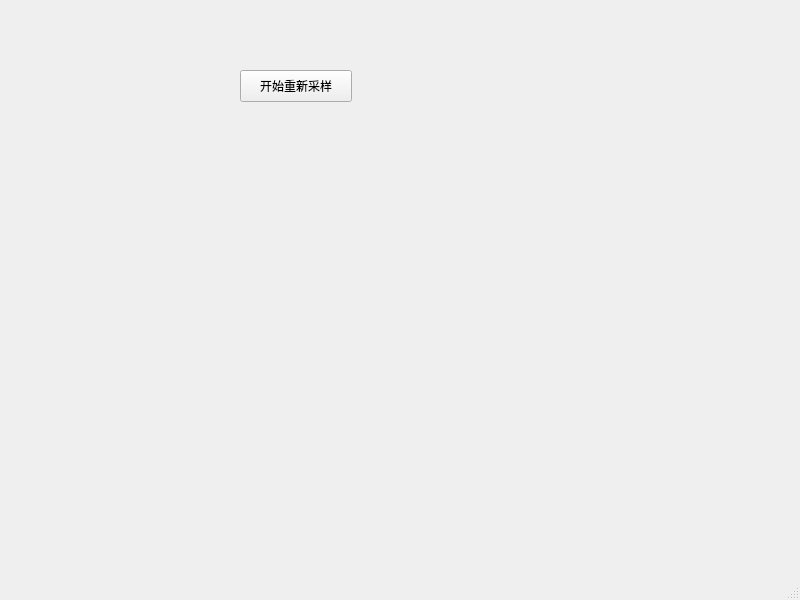
<?xml version="1.0" encoding="UTF-8"?>
<ui version="4.0">
 <class>MainWindow</class>
 <widget class="QMainWindow" name="MainWindow">
  <property name="geometry">
   <rect>
    <x>0</x>
    <y>0</y>
    <width>800</width>
    <height>600</height>
   </rect>
  </property>
  <property name="windowTitle">
   <string>MainWindow</string>
  </property>
  <widget class="QWidget" name="centralwidget">
   <widget class="QPushButton" name="audioButton">
    <property name="geometry">
     <rect>
      <x>240</x>
      <y>70</y>
      <width>112</width>
      <height>32</height>
     </rect>
    </property>
    <property name="text">
     <string>开始重新采样</string>
    </property>
   </widget>
  </widget>
  <widget class="QMenuBar" name="menubar">
   <property name="geometry">
    <rect>
     <x>0</x>
     <y>0</y>
     <width>800</width>
     <height>22</height>
    </rect>
   </property>
  </widget>
  <widget class="QStatusBar" name="statusbar"/>
 </widget>
 <resources/>
 <connections/>
</ui>
